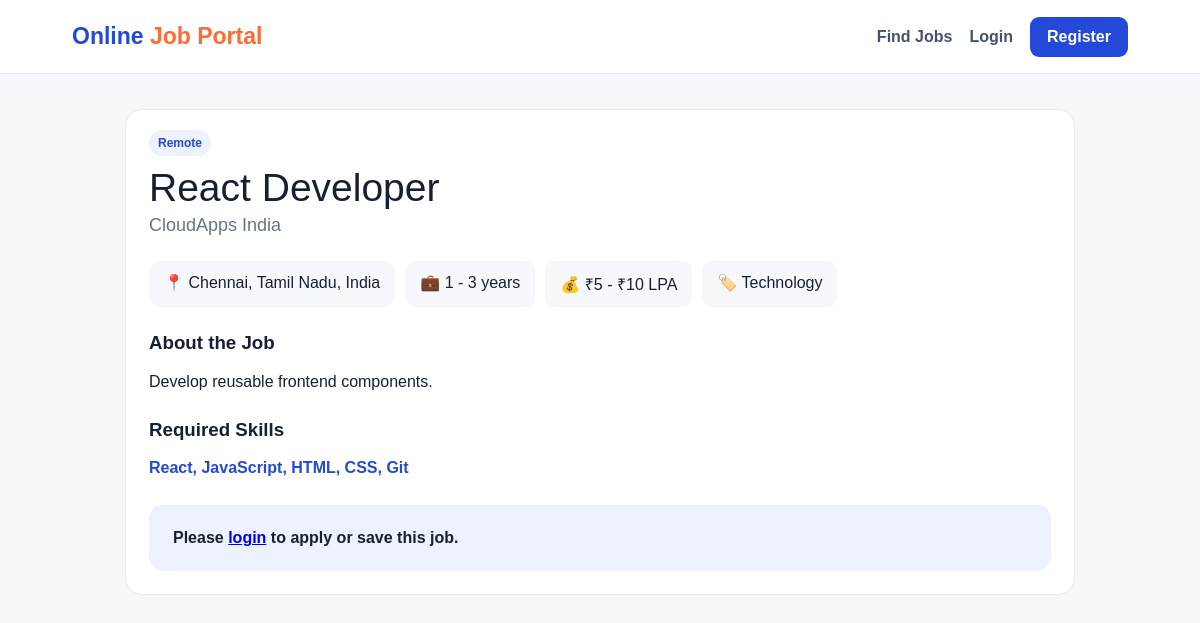
Screenshot of /job/9/ with the database file from the repository.
### jobs/models.py (models this page shows, shortened)
class Job(models.Model):
    title=models.CharField(max_length=150); company=models.CharField(max_length=150)
    location=models.CharField(max_length=100); state=models.CharField(max_length=80,default="India")
    job_type=models.CharField(max_length=30,choices=[("Full Time","Full Time"),("Part Time","Part Time"),("Internship","Internship"),("Remote","Remote")])
    experience=models.CharField(max_length=80,default="Fresher"); salary=models.CharField(max_length=100,blank=True)
    skills=models.CharField(max_length=300); description=models.TextField(); category=models.CharField(max_length=80,default="Technology")
    posted_by=models.ForeignKey(User,on_delete=models.CASCADE); created_at=models.DateTimeField(auto_now_add=True)
    class Meta: ordering=["-created_at"]

### jobs/views.py (the view)
# urls.py: path("job/<int:job_id>/",views.job_detail,name="job_detail"),
def job_detail(request,job_id):
    job=get_object_or_404(Job,id=job_id)
    applied=request.user.is_authenticated and Application.objects.filter(job=job,applicant=request.user).exists()
    saved=request.user.is_authenticated and SavedJob.objects.filter(job=job,user=request.user).exists()
    return render(request,"job_detail.html",{"job":job,"applied":applied,"saved":saved})

### templates/job_detail.html (shortened to what this page needs)
{% extends "base.html" %}{% block title %}{{job.title}} | Online Job Portal{% endblock %}{% block content %}
<main class="container detail card"><span class="tag">{{job.job_type}}</span><div class="title">{{job.title}}</div><div class="company">{{job.company}}</div><div class="facts"><div class="fact">📍 {{job.location}}, {{job.state}}</div><div class="fact">💼 {{job.experience}}</div><div class="fact">💰 {{job.salary|default:"Not disclosed"}}</div><div class="fact">🏷️ {{job.category}}</div></div><h3>About the Job</h3><p>{{job.description|linebreaksbr}}</p><h3 style="margin-top:28px">Required Skills</h3><p style="color:#2448d8;font-weight:800">{{job.skills}}</p>{% if user.is_authenticated %}<a class="save" href="/job/{{job.id}}/save/">{% if saved %}★ Saved{% else %}☆ Save Job{% endif %}</a>{% if not applied %}<div class="apply"><h3>Apply Now</h3><form method="post" action="/job/{{job.id}}/apply/">{% csrf_token %}<label>Resume link / file name</label><input name="resume" required placeholder="resume.pdf or Google Drive link"><label>Message</label><textarea name="message" placeholder="Short message to recruiter"></textarea><button class="btn">Submit Application</button></form></div>{% else %}<div class="apply"><b>✓ Application already submitted.</b></div>{% endif %}{% else %}<div class="apply"><b>Please <a href="/login/">login</a> to apply or save this job.</b></div>{% endif %}</main>{% endblock %}

### templates/base.html (style rules this page uses)
* { box-sizing:border-box; }
body { margin:0; font-family:Arial,Helvetica,sans-serif; background:#f6f8fc; color:#172033; }
.container { width:88%; max-width:1180px; margin:35px auto; }
.card { background:#fff; border:1px solid #e6eaf1; border-radius:17px; padding:23px; }

### templates/job_detail.html (style rules this page uses)
.detail { max-width:950px }
.title { font-size:39px;margin:15px 0 5px }
.company { font-size:18px;color:#687387 }
.facts { display:flex;gap:10px;flex-wrap:wrap;margin:25px 0 }
.fact { background:#f7f8fb;padding:12px 15px;border-radius:9px }
.tag { background:#eef2ff;color:#2448d8;padding:6px 9px;border-radius:20px;font-size:12px;font-weight:800 }
.apply { background:#eef2ff;padding:24px;border-radius:14px;margin-top:28px }

### rows the page displays
Job: job_type "Remote", title "React Developer", company "CloudApps India", location "Chennai, Tamil Nadu", state "India", experience "1 - 3 years", salary "₹5 - ₹10 LPA", category "Technology", description "Develop reusable frontend components.", skills "React, JavaScript, HTML, CSS, Git"
